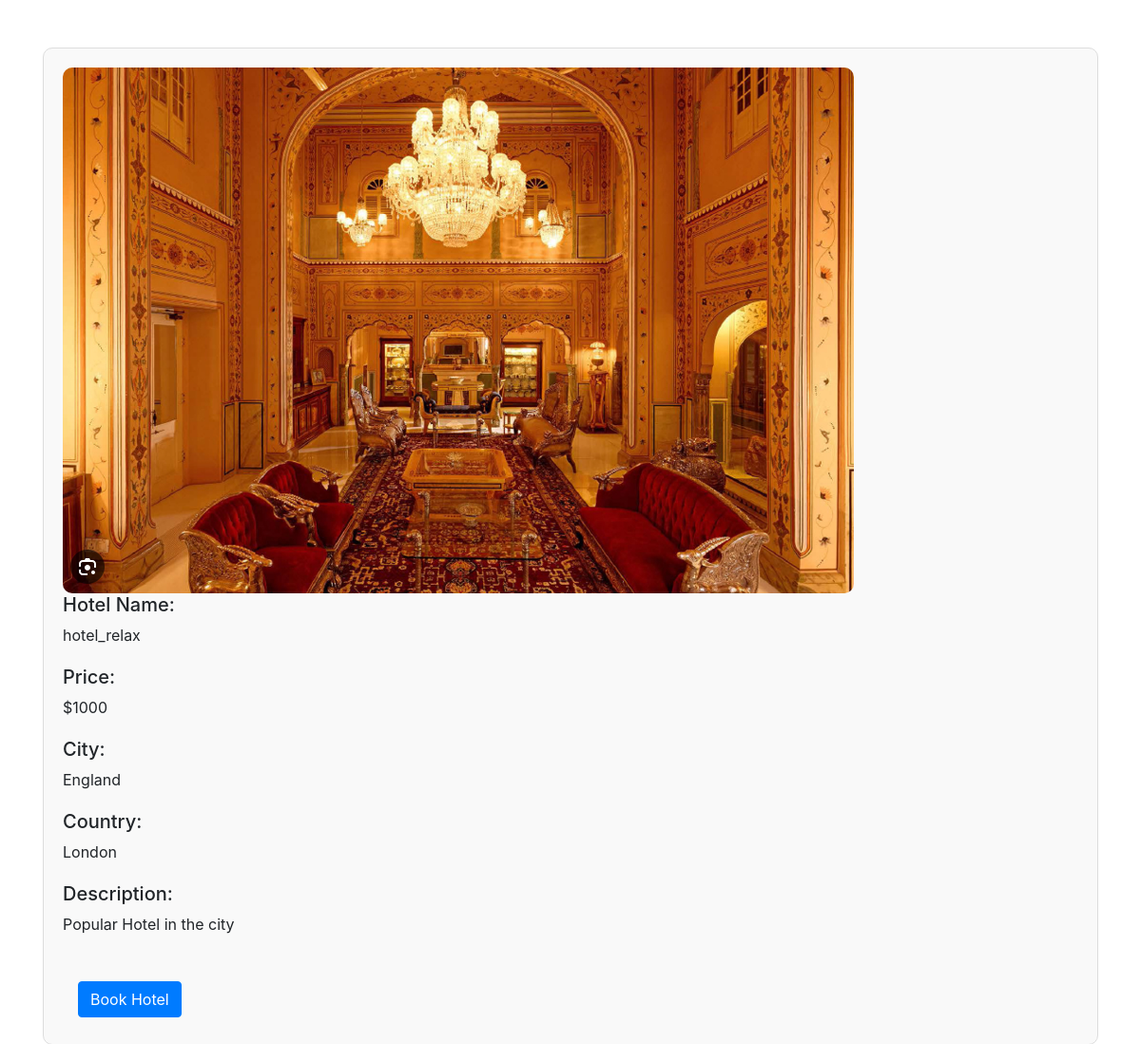
The app's page /details_view/1/ with its own data.
### express/models.py (models this page shows, shortened)
class Hotel(models.Model):
    hotel_name = models.CharField(max_length=50)
    price_per_night= models.IntegerField()
    hotel_img1 =models.ImageField(upload_to='photos/hotels')
    descriptions=models.TextField()
    slug = models.SlugField(max_length= 100, unique = True,default=None)
    customers = models.ManyToManyField(User, related_name='booked_hotel',blank = True)
    country_name = models.CharField(max_length=50)
    city_name = models.CharField(max_length=50)

### hotel/views.py (the view)
# urls.py: path('details_view/<int:pk>/', hotel_details, name='hotel_details'),
def hotel_details(request,pk):
    required_hotel=Hotel.objects.get(pk=pk)
    return render(request,'details_view.html', {'required_hotel':required_hotel})

### express/templates/details_view.html (shortened to what this page needs)
<!DOCTYPE html>
<html lang="en">
<head>
  <link href="https://stackpath.bootstrapcdn.com/bootstrap/4.5.2/css/bootstrap.min.css" rel="stylesheet">
</head>
<body>
  <div class="container">
    <div class="hotel-details-container">
      <div class="field-container">
        <img src="{{ required_hotel.hotel_img1.url }}" class="hotel-image">
        <h5>Hotel Name:</h5>
        <p id="hotelName">{{ required_hotel.hotel_name }}</p>
      </div>
      <div class="field-container">
        <h5>Price:</h5>
        <p id="price">${{ required_hotel.price_per_night }}</p>
      </div>
      <div class="field-container">
        <h5>City:</h5>
        <p id="city">{{ required_hotel.city_name }}</p>
      </div>
      <div class="field-container">
        <h5>Country:</h5>
        <p id="country">{{ required_hotel.country_name }}</p>
      </div>
      <div class="field-container">
        <h5>Description:</h5>
        <p id="description">{{ required_hotel.descriptions }}</p>
      </div>
      <a class="nav-link" href="{% url 'booking' required_hotel.id %}" style="font-size: 18px;">
      <button class="btn btn-primary btn-book">Book Hotel</button>
      </a>
    </div>
  </div>
</body>
</html>

### express/templates/details_view.html (style rules this page uses)
.hotel-details-container { margin-top: 50px; border: 1px solid #ddd; border-radius: 10px; padding: 20px; background-color: #f9f9f9; }
.field-container { margin-bottom: 20px; }
.hotel-image { max-width: 100%; height: auto; border-radius: 10px; }
.btn-book { margin-top: 20px; }

### records on screen
Hotel: hotel_img1 (picture), hotel_name "hotel_relax", price_per_night "1000", city_name "England", country_name "London", descriptions "Popular Hotel in the city"
